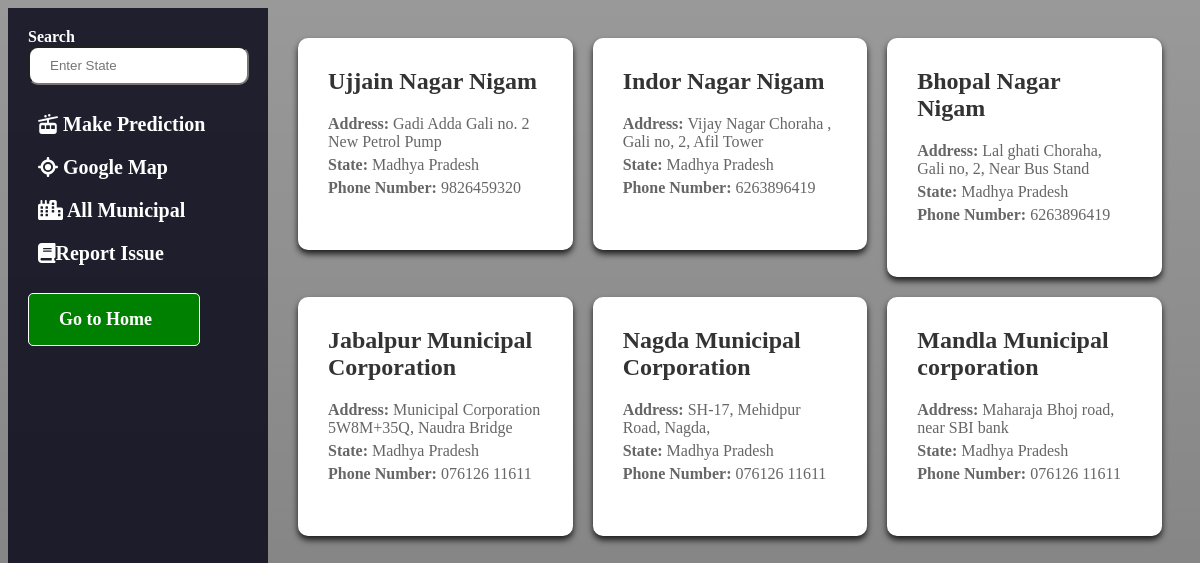
/municipality-cards/, run on the app's committed database.
### home/models.py (models this page shows, shortened)
class Municipality(models.Model):
    name = models.CharField(max_length=100)
    address = models.CharField(max_length=200)
    state = models.CharField(max_length=50)
    phone_number = models.CharField(max_length=15)

### home/views.py (the view)
# urls.py: path('municipality-cards/', municipality_cards, name='municipality_cards'),
def municipality_cards(request):
    query = request.GET.get('state')
    municipalities = Municipality.objects.all()
    if query:
        municipalities = municipalities.filter(state__icontains=query)
    return render(request, 'card.html', {'municipalities': municipalities})

### home/templates/card.html (shortened to what this page needs)
<!DOCTYPE html>
<html lang="en">
<head>
    <link rel="stylesheet" href="https://cdnjs.cloudflare.com/ajax/libs/font-awesome/6.5.2/css/all.min.css"
 />
    <link rel="stylesheet" href="https://cdnjs.cloudflare.com/ajax/libs/font-awesome/5.15.4/css/all.min.css"
 />
</head>
<body>
    <div class="container">
        <div class="side-panel">
            <div class="options">
                <form method="GET" action="{% url 'municipality_cards' %}">
                    <strong>Search</strong> <input id="search" type="text" name="state" placeholder="Enter State">
                </form>
                <br>
                <a href="{% url 'index' %}"><i class="fas fa-tram"></i> Make Prediction</a>
                <a href="{% url 'map' %}"><i class="fas fa-location"></i> Google Map</a>
                <a href="{% url 'municipality_cards' %}"><i class="fas fa-city"></i> All Municipal</a>
                <a href="{% url 'dump_form' %}"><i class="fas fa-book"></i>Report Issue</a>
                <br>
                <a id="back" href="{% url 'home' %}">Go to Home</a>
            </div>
        </div>
        <div class="cards">
            {% for municipality in municipalities %}
            <div class="card">
                <h2>{{ municipality.name }}</h2>
                <p><strong>Address:</strong> {{ municipality.address }}</p>
                <p><strong>State:</strong> {{ municipality.state }}</p>
                <p><strong>Phone Number:</strong> {{ municipality.phone_number }}</p>
                <br>
            </div>
            {% endfor %}
        </div>
    </div>
</body>
</html>

### home/templates/card.html (style rules this page uses)
body { background-image: linear-gradient(rgba(0, 0, 0, 0.4), rgba(0, 0, 0, 0.5)), url('https://i.ibb.co/KNHrttG/l.jpg'); background-size: cover; background-repeat: no-repeat; display: flex; justify-content: space-between; }
.container { display: flex; flex-direction: row; align-items: flex-start; }
.side-panel { width: 220px; background-color: rgba(2, 2, 21, 0.8); padding: 20px; height: 700px; color: white; }
.options { margin-bottom: 20px; }
.options a { display: block; padding: 10px; text-decoration: none; color: white; font-weight: bold; font-size: 20px; transition: background-color 0.3s ease; }
.cards { display: flex; flex-wrap: wrap; padding: 20px; justify-content: flex-start; align-items: flex-start; }
.card { background-color: #fff; border-radius: 10px; box-shadow: 0 4px 6px rgba(0, 0, 0.5, 0.8); padding: 30px; margin: 10px; width: calc(33.33% - 20px); box-sizing: border-box; }
.card h2 { margin-top: 0; font-size: 24px; color: #333; }
.card p { margin: 5px 0; color: #666; }
#back { background-color: green; border: 1px solid white; color: white; font-size: 18px; width: 50%; justify-content: center; font-weight: bold; border-radius: 5px; padding: 15px 30px; cursor: pointer; }
#search { padding: 10px 20px; border-radius: 10px; }

### data on the page
Municipality: name "Ujjain Nagar Nigam", address "Gadi Adda Gali no. 2 New Petrol Pump", state "Madhya Pradesh", phone_number "9826459320"
Municipality: name "Indor Nagar Nigam", address "Vijay Nagar Choraha , Gali no, 2, Afil Tower", state "Madhya Pradesh", phone_number "6263896419"
Municipality: name "Bhopal Nagar Nigam", address "Lal ghati Choraha, Gali no, 2, Near Bus Stand", state "Madhya Pradesh", phone_number "6263896419"
Municipality: name "Jabalpur Municipal Corporation", address "Municipal Corporation 5W8M+35Q, Naudra Bridge", state "Madhya Pradesh", phone_number "076126 11611"
Municipality: name "Nagda Municipal Corporation", address "SH-17, Mehidpur Road, Nagda,", state "Madhya Pradesh", phone_number "076126 11611"
Municipality: name "Mandla Municipal corporation", address "Maharaja Bhoj road, near SBI bank", state "Madhya Pradesh", phone_number "076126 11611"
